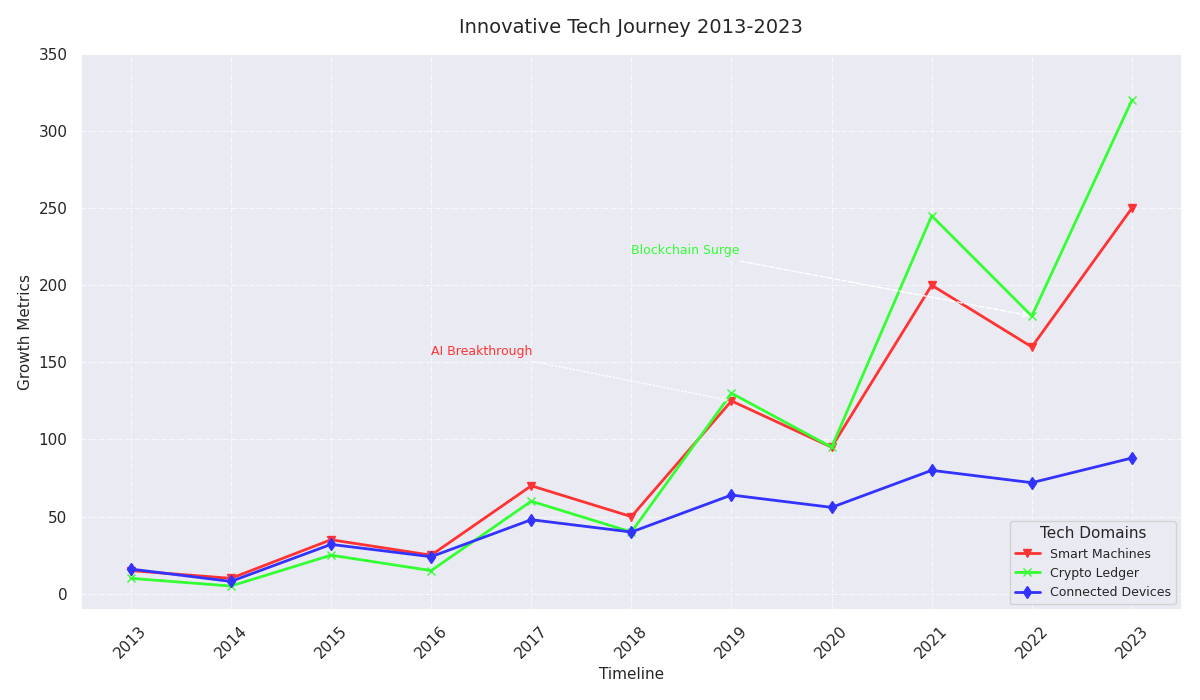

Reproduce this figure in Python.
import matplotlib.pyplot as plt
import numpy as np

years = np.arange(2013, 2024)
ai_index = np.array([15, 10, 35, 25, 70, 50, 125, 95, 200, 160, 250])
blockchain_index = np.array([10, 5, 25, 15, 60, 40, 130, 95, 245, 180, 320])
iot_index = np.array([16, 8, 32, 24, 48, 40, 64, 56, 80, 72, 88])

plt.figure(figsize=(12, 7))

plt.plot(years, ai_index, marker='v', label='Smart Machines', linestyle='-', linewidth=2, color='#FF3333')
plt.plot(years, blockchain_index, marker='x', label='Crypto Ledger', linestyle='-', linewidth=2, color='#33FF33')
plt.plot(years, iot_index, marker='d', label='Connected Devices', linestyle='-', linewidth=2, color='#3333FF')

plt.title('Innovative Tech Journey 2013-2023', fontsize=14, pad=15)
plt.xlabel('Timeline', fontsize=11)
plt.ylabel('Growth Metrics', fontsize=11)

plt.xticks(years, rotation=45)
plt.yticks(np.arange(0, 351, 50))

plt.grid(True, which='major', linestyle='-.', linewidth=0.6, alpha=0.8)
plt.legend(loc='lower right', fontsize=9, title='Tech Domains', title_fontsize='11')

plt.annotate('AI Breakthrough',
             xy=(2019, ai_index[6]), 
             xytext=(2016, ai_index[6] + 30),
             arrowprops=dict(facecolor='#FF3333', arrowstyle='->', linestyle='dotted'),
             fontsize=9, color='#FF3333')

plt.annotate('Blockchain Surge',
             xy=(2022, blockchain_index[9]), 
             xytext=(2018, blockchain_index[9] + 40),
             arrowprops=dict(facecolor='#33FF33', arrowstyle='->', linestyle='dashed'),
             fontsize=9, color='#33FF33')

plt.tight_layout()

plt.show()
